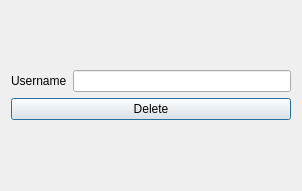
<?xml version="1.0" encoding="UTF-8"?>
<ui version="4.0">
 <class>delete_student</class>
 <widget class="QDialog" name="delete_student">
  <property name="geometry">
   <rect>
    <x>0</x>
    <y>0</y>
    <width>302</width>
    <height>191</height>
   </rect>
  </property>
  <property name="windowTitle">
   <string>Dialog</string>
  </property>
  <layout class="QGridLayout" name="gridLayout">
   <item row="0" column="0">
    <layout class="QVBoxLayout" name="verticalLayout">
     <item>
      <layout class="QHBoxLayout" name="horizontalLayout">
       <item>
        <widget class="QLabel" name="label">
         <property name="text">
          <string>Username</string>
         </property>
        </widget>
       </item>
       <item>
        <widget class="QLineEdit" name="username"/>
       </item>
      </layout>
     </item>
     <item>
      <widget class="QPushButton" name="delete_2">
       <property name="text">
        <string>Delete</string>
       </property>
      </widget>
     </item>
    </layout>
   </item>
  </layout>
 </widget>
 <resources/>
 <connections/>
</ui>
